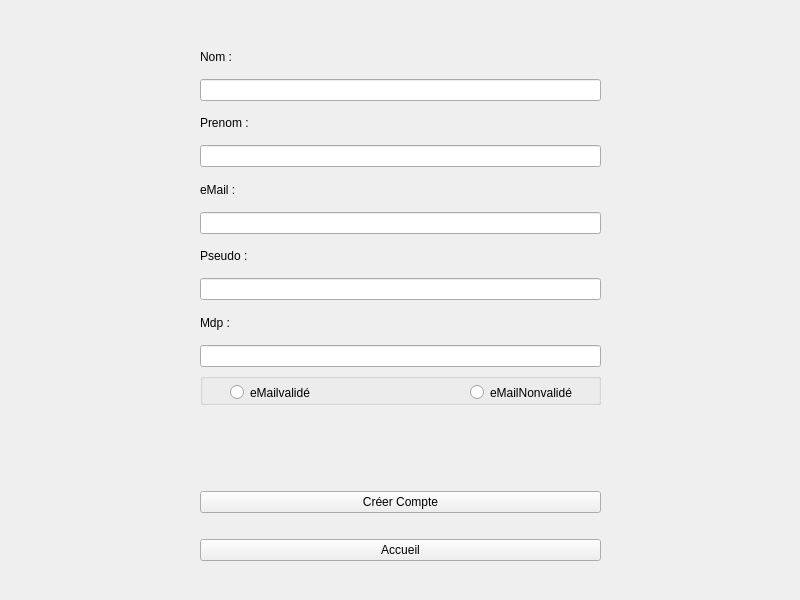
<?xml version="1.0" encoding="UTF-8"?>
<ui version="4.0">
 <class>Inscription</class>
 <widget class="QMainWindow" name="Inscription">
  <property name="geometry">
   <rect>
    <x>0</x>
    <y>0</y>
    <width>800</width>
    <height>600</height>
   </rect>
  </property>
  <property name="windowTitle">
   <string>Inscription</string>
  </property>
  <widget class="QWidget" name="centralwidget">
   <widget class="QWidget" name="gridLayoutWidget">
    <property name="geometry">
     <rect>
      <x>0</x>
      <y>0</y>
      <width>801</width>
      <height>601</height>
     </rect>
    </property>
    <layout class="QGridLayout" name="gridLayout">
     <item row="11" column="1">
      <widget class="QLabel" name="label_4">
       <property name="text">
        <string>Mdp :</string>
       </property>
      </widget>
     </item>
     <item row="19" column="1">
      <spacer name="verticalSpacer_3">
       <property name="orientation">
        <enum>Qt::Vertical</enum>
       </property>
       <property name="sizeType">
        <enum>QSizePolicy::Minimum</enum>
       </property>
       <property name="sizeHint" stdset="0">
        <size>
         <width>20</width>
         <height>20</height>
        </size>
       </property>
      </spacer>
     </item>
     <item row="6" column="1">
      <widget class="QLabel" name="label_2">
       <property name="text">
        <string>eMail :</string>
       </property>
      </widget>
     </item>
     <item row="1" column="1">
      <widget class="QLabel" name="label">
       <property name="text">
        <string>Nom :</string>
       </property>
      </widget>
     </item>
     <item row="15" column="1">
      <spacer name="verticalSpacer_4">
       <property name="orientation">
        <enum>Qt::Vertical</enum>
       </property>
       <property name="sizeType">
        <enum>QSizePolicy::Minimum</enum>
       </property>
       <property name="sizeHint" stdset="0">
        <size>
         <width>40</width>
         <height>80</height>
        </size>
       </property>
      </spacer>
     </item>
     <item row="14" column="1">
      <widget class="QGroupBox" name="mailValide">
       <property name="enabled">
        <bool>true</bool>
       </property>
       <property name="autoFillBackground">
        <bool>false</bool>
       </property>
       <property name="title">
        <string/>
       </property>
       <property name="flat">
        <bool>false</bool>
       </property>
       <widget class="QRadioButton" name="buttonmailvalide">
        <property name="geometry">
         <rect>
          <x>30</x>
          <y>10</y>
          <width>84</width>
          <height>19</height>
         </rect>
        </property>
        <property name="text">
         <string>eMailvalidé</string>
        </property>
       </widget>
       <widget class="QRadioButton" name="buttonmailInvalide">
        <property name="geometry">
         <rect>
          <x>270</x>
          <y>10</y>
          <width>111</width>
          <height>19</height>
         </rect>
        </property>
        <property name="text">
         <string>eMailNonvalidé</string>
        </property>
       </widget>
      </widget>
     </item>
     <item row="2" column="1">
      <widget class="QLineEdit" name="lineEdit_Nom"/>
     </item>
     <item row="18" column="1">
      <widget class="QPushButton" name="boutton_Compte">
       <property name="text">
        <string>Créer Compte</string>
       </property>
      </widget>
     </item>
     <item row="4" column="1">
      <widget class="QLineEdit" name="lineEdit_Prenom">
       <property name="echoMode">
        <enum>QLineEdit::Normal</enum>
       </property>
      </widget>
     </item>
     <item row="21" column="1">
      <spacer name="verticalSpacer">
       <property name="orientation">
        <enum>Qt::Vertical</enum>
       </property>
       <property name="sizeType">
        <enum>QSizePolicy::Minimum</enum>
       </property>
       <property name="sizeHint" stdset="0">
        <size>
         <width>20</width>
         <height>40</height>
        </size>
       </property>
      </spacer>
     </item>
     <item row="7" column="1">
      <widget class="QLineEdit" name="lineEdit_eMail"/>
     </item>
     <item row="2" column="0">
      <spacer name="horizontalSpacer">
       <property name="orientation">
        <enum>Qt::Horizontal</enum>
       </property>
       <property name="sizeType">
        <enum>QSizePolicy::Preferred</enum>
       </property>
       <property name="sizeHint" stdset="0">
        <size>
         <width>200</width>
         <height>20</height>
        </size>
       </property>
      </spacer>
     </item>
     <item row="10" column="1">
      <widget class="QLineEdit" name="lineEdit_Pseudo">
       <property name="echoMode">
        <enum>QLineEdit::Normal</enum>
       </property>
      </widget>
     </item>
     <item row="2" column="2">
      <spacer name="horizontalSpacer_2">
       <property name="orientation">
        <enum>Qt::Horizontal</enum>
       </property>
       <property name="sizeType">
        <enum>QSizePolicy::Preferred</enum>
       </property>
       <property name="sizeHint" stdset="0">
        <size>
         <width>200</width>
         <height>20</height>
        </size>
       </property>
      </spacer>
     </item>
     <item row="12" column="1">
      <widget class="QLineEdit" name="lineEdit_Mdp">
       <property name="echoMode">
        <enum>QLineEdit::Password</enum>
       </property>
      </widget>
     </item>
     <item row="0" column="1">
      <spacer name="verticalSpacer_2">
       <property name="orientation">
        <enum>Qt::Vertical</enum>
       </property>
       <property name="sizeType">
        <enum>QSizePolicy::Maximum</enum>
       </property>
       <property name="sizeHint" stdset="0">
        <size>
         <width>20</width>
         <height>40</height>
        </size>
       </property>
      </spacer>
     </item>
     <item row="20" column="1">
      <widget class="QPushButton" name="retourAccueil">
       <property name="text">
        <string>Accueil</string>
       </property>
      </widget>
     </item>
     <item row="8" column="1">
      <widget class="QLabel" name="label_3">
       <property name="text">
        <string>Pseudo :</string>
       </property>
      </widget>
     </item>
     <item row="3" column="1">
      <widget class="QLabel" name="label_5">
       <property name="text">
        <string>Prenom :</string>
       </property>
      </widget>
     </item>
    </layout>
   </widget>
  </widget>
 </widget>
 <tabstops>
  <tabstop>lineEdit_Nom</tabstop>
  <tabstop>lineEdit_Prenom</tabstop>
  <tabstop>lineEdit_eMail</tabstop>
  <tabstop>lineEdit_Pseudo</tabstop>
  <tabstop>lineEdit_Mdp</tabstop>
  <tabstop>boutton_Compte</tabstop>
 </tabstops>
 <resources/>
 <connections/>
</ui>
